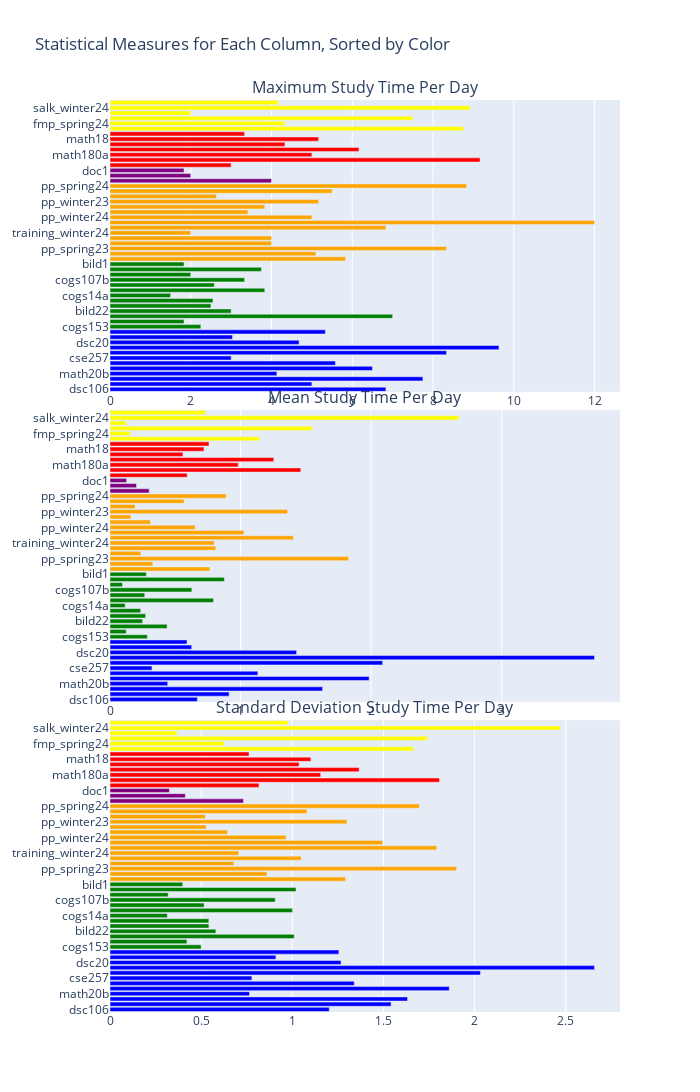

Source (notebook cell):
### Code cell
# Map colors to the statistics DataFrame
stats_df['Color'] = [group_color_map.get(column_group.get(col), 'gray') for col in stats_df.index]

# Sort by Color
stats_df.sort_values('Color', inplace=True)

# Create subplots
fig = make_subplots(
    rows=3, cols=1,
    subplot_titles=("Maximum Study Time Per Day","Mean Study Time Per Day","Standard Deviation Study Time Per Day"),
    vertical_spacing=0.02  # Adjust spacing to your preference
)

# Plotting each statistic with custom group colors, after sorting
for i, stat in enumerate(['Max','Mean','Standard Deviation']):
    fig.add_trace(
        go.Bar(
            x=stats_df[stat], 
            y=stats_df.index, 
            orientation='h', 
            marker_color=stats_df['Color'],  # Use sorted colors
            name=stat
        ), 
        row=i+1, col=1
    )

# Update layout for clear visualization
fig.update_layout(height=5000, width=700, showlegend=False, title_text="Statistical Measures for Each Column, Sorted by Color")
fig.update_xaxes(showgrid=True)  # Optionally, show grid on x-axis for better readability
fig.show()

### Figure 1 — Plotly figure (JSON) as saved in the notebook; plotly's stock layout.template omitted (floating-point values rounded to 4 significant figures)
{"data": [{"marker": {"color": ["blue", "blue", "blue", "blue", "blue", "blue", "blue", "blue", "blue", "blue", "blue", "blue", "green", "green", "green", "green", "green", "green", "green", "green", "green", "green", "green", "green", "green", "orange", "orange", "orange", "orange", "orange", "orange", "orange", "orange", "orange", "orange", "orange", "orange", "orange", "orange", "orange", "purple", "purple", "purple", "red", "red", "red", "red", "red", "red", "red", "yellow", "yellow", "yellow", "yellow", "yellow", "yellow"]}, "name": "Max", "orientation": "h", "type": "bar", "x": [6.833, 5, 7.75, 4.133, 6.5, 5.583, 3, 8.333, 9.633, 4.683, 3.033, 5.333, 2.25, 1.833, 7, 3, 2.5, 2.55, 1.5, 3.833, 2.583, 3.333, 2, 3.75, 1.833, 5.833, 5.1, 8.333, 4, 4, 2, 6.833, 12, 5, 3.417, 3.833, 5.167, 2.633, 5.5, 8.833, 4, 2, 1.833, 3, 9.167, 5, 6.167, 4.333, 5.167, 3.333, 8.75, 4.333, 7.5, 2, 8.917, 4.167], "xaxis": "x", "y": ["dsc106", "dsc40a", "dsc140b", "math20b", "dsc140a", "dsc40b", "cse257", "dsc30", "dsc80", "dsc20", "dsc10", "ds_summer_project", "cogs153", "psyc137", "cogs17", "bild22", "cogs107a", "cogs14b", "cogs14a", "cogs107c", "cogs9", "cogs107b", "cogs87", "ex_phys", "bild1", "pp_fall23", "pp_fall22", "pp_spring23", "reading_summer23", "training_summer23", "training_winter24", "pp_summer23", "training_fall23", "pp_winter24", "reading_winter23", "training_spring23", "pp_winter23", "kdd/ds3/tnt", "reading_spring23", "pp_spring24", "doc3", "doc2", "doc1", "math20e", "math181a", "math180a", "math180b", "math180c", "math18", "math20c", "cse150b", "fmp_spring24", "salk_spring24", "fmp_winter24", "salk_winter24", "fmp_fall23"], "yaxis": "y"}, {"marker": {"color": ["blue", "blue", "blue", "blue", "blue", "blue", "blue", "blue", "blue", "blue", "blue", "blue", "green", "green", "green", "green", "green", "green", "green", "green", "green", "green", "green", "green", "green", "orange", "orange", "orange", "orange", "orange", "orange", "orange", "orange", "orange", "orange", "orange", "orange", "orange", "orange", "orange", "purple", "purple", "purple", "red", "red", "red", "red", "red", "red", "red", "yellow", "yellow", "yellow", "yellow", "yellow", "yellow"]}, "name": "Mean", "orientation": "h", "type": "bar", "x": [0.6689, 0.9123, 1.628, 0.442, 1.984, 1.132, 0.3214, 2.088, 3.711, 1.429, 0.6255, 0.5898, 0.2861, 0.1239, 0.4372, 0.2496, 0.2727, 0.2348, 0.1158, 0.7928, 0.2659, 0.6266, 0.09567, 0.876, 0.2784, 0.7652, 0.3276, 1.827, 0.2359, 0.8095, 0.7976, 1.405, 1.026, 0.6526, 0.3097, 0.1602, 1.36, 0.1922, 0.5671, 0.8896, 0.3004, 0.203, 0.1269, 0.5909, 1.461, 0.9818, 1.254, 0.5586, 0.7195, 0.7583, 1.145, 0.1543, 1.548, 0.1234, 2.673, 0.7316], "xaxis": "x2", "y": ["dsc106", "dsc40a", "dsc140b", "math20b", "dsc140a", "dsc40b", "cse257", "dsc30", "dsc80", "dsc20", "dsc10", "ds_summer_project", "cogs153", "psyc137", "cogs17", "bild22", "cogs107a", "cogs14b", "cogs14a", "cogs107c", "cogs9", "cogs107b", "cogs87", "ex_phys", "bild1", "pp_fall23", "pp_fall22", "pp_spring23", "reading_summer23", "training_summer23", "training_winter24", "pp_summer23", "training_fall23", "pp_winter24", "reading_winter23", "training_spring23", "pp_winter23", "kdd/ds3/tnt", "reading_spring23", "pp_spring24", "doc3", "doc2", "doc1", "math20e", "math181a", "math180a", "math180b", "math180c", "math18", "math20c", "cse150b", "fmp_spring24", "salk_spring24", "fmp_winter24", "salk_winter24", "fmp_fall23"], "yaxis": "y2"}, {"marker": {"color": ["blue", "blue", "blue", "blue", "blue", "blue", "blue", "blue", "blue", "blue", "blue", "blue", "green", "green", "green", "green", "green", "green", "green", "green", "green", "green", "green", "green", "green", "orange", "orange", "orange", "orange", "orange", "orange", "orange", "orange", "orange", "orange", "orange", "orange", "orange", "orange", "orange", "purple", "purple", "purple", "red", "red", "red", "red", "red", "red", "red", "yellow", "yellow", "yellow", "yellow", "yellow", "yellow"]}, "name": "Standard Deviation", "orientation": "h", "type": "bar", "x": [1.203, 1.542, 1.632, 0.7654, 1.861, 1.34, 0.7783, 2.032, 2.658, 1.267, 0.91, 1.256, 0.5, 0.4221, 1.01, 0.5807, 0.5427, 0.5423, 0.3142, 1.002, 0.5161, 0.9065, 0.3192, 1.02, 0.399, 1.293, 0.8608, 1.901, 0.6792, 1.049, 0.7063, 1.792, 1.496, 0.9658, 0.644, 0.5274, 1.3, 0.5223, 1.081, 1.697, 0.7324, 0.4134, 0.3258, 0.8174, 1.808, 1.156, 1.367, 1.037, 1.102, 0.7627, 1.664, 0.6284, 1.741, 0.3689, 2.47, 0.9761], "xaxis": "x3", "y": ["dsc106", "dsc40a", "dsc140b", "math20b", "dsc140a", "dsc40b", "cse257", "dsc30", "dsc80", "dsc20", "dsc10", "ds_summer_project", "cogs153", "psyc137", "cogs17", "bild22", "cogs107a", "cogs14b", "cogs14a", "cogs107c", "cogs9", "cogs107b", "cogs87", "ex_phys", "bild1", "pp_fall23", "pp_fall22", "pp_spring23", "reading_summer23", "training_summer23", "training_winter24", "pp_summer23", "training_fall23", "pp_winter24", "reading_winter23", "training_spring23", "pp_winter23", "kdd/ds3/tnt", "reading_spring23", "pp_spring24", "doc3", "doc2", "doc1", "math20e", "math181a", "math180a", "math180b", "math180c", "math18", "math20c", "cse150b", "fmp_spring24", "salk_spring24", "fmp_winter24", "salk_winter24", "fmp_fall23"], "yaxis": "y3"}], "layout": {"annotations": [{"font": {"size": 16}, "showarrow": false, "text": "Maximum Study Time Per Day", "x": 0.5, "xanchor": "center", "xref": "paper", "y": 1, "yanchor": "bottom", "yref": "paper"}, {"font": {"size": 16}, "showarrow": false, "text": "Mean Study Time Per Day", "x": 0.5, "xanchor": "center", "xref": "paper", "y": 0.66, "yanchor": "bottom", "yref": "paper"}, {"font": {"size": 16}, "showarrow": false, "text": "Standard Deviation Study Time Per Day", "x": 0.5, "xanchor": "center", "xref": "paper", "y": 0.32, "yanchor": "bottom", "yref": "paper"}], "height": 5000, "showlegend": false, "title": {"text": "Statistical Measures for Each Column, Sorted by Color"}, "width": 700, "xaxis": {"anchor": "y", "domain": [0, 1], "showgrid": true}, "xaxis2": {"anchor": "y2", "domain": [0, 1], "showgrid": true}, "xaxis3": {"anchor": "y3", "domain": [0, 1], "showgrid": true}, "yaxis": {"anchor": "x", "domain": [0.68, 1]}, "yaxis2": {"anchor": "x2", "domain": [0.34, 0.66]}, "yaxis3": {"anchor": "x3", "domain": [0, 0.32]}}}
